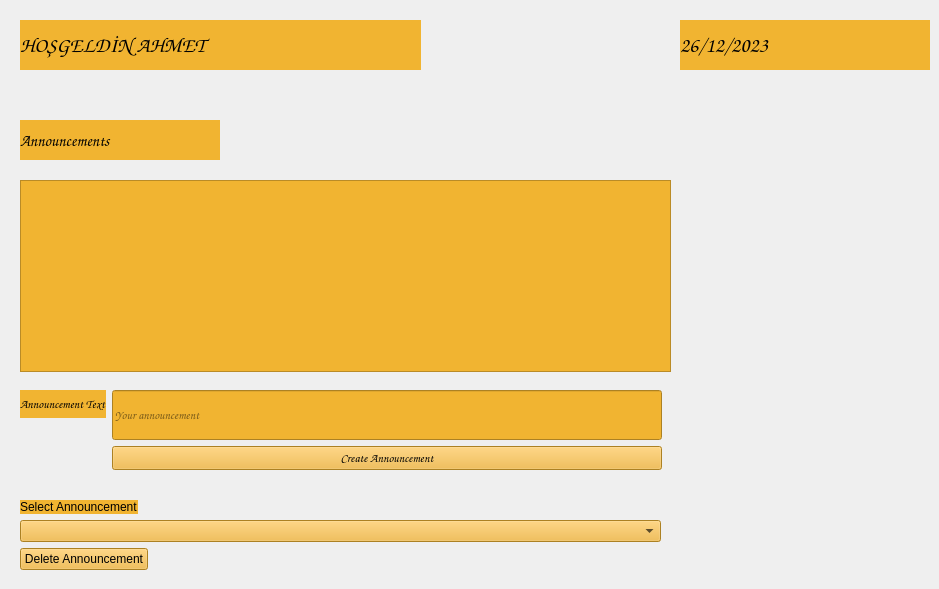
    <widget class="QWidget" name="teacher_main">
     <attribute name="title">
      <string>Main</string>
     </attribute>
     <widget class="QLabel" name="teacher_main_name">
      <property name="geometry">
       <rect>
        <x>20</x>
        <y>20</y>
        <width>401</width>
        <height>50</height>
       </rect>
      </property>
      <property name="minimumSize">
       <size>
        <width>250</width>
        <height>50</height>
       </size>
      </property>
      <property name="font">
       <font>
        <family>Comic Sans MS</family>
        <pointsize>16</pointsize>
        <weight>75</weight>
        <bold>true</bold>
       </font>
      </property>
      <property name="styleSheet">
       <string notr="true">background-color: rgb(241, 180, 49);
color: rgb(0, 0, 0);</string>
      </property>
      <property name="text">
       <string>HOŞGELDİN AHMET</string>
      </property>
     </widget>
     <widget class="QLabel" name="teacher_main_date">
      <property name="geometry">
       <rect>
        <x>680</x>
        <y>20</y>
        <width>250</width>
        <height>50</height>
       </rect>
      </property>
      <property name="minimumSize">
       <size>
        <width>250</width>
        <height>50</height>
       </size>
      </property>
      <property name="font">
       <font>
        <family>Comic Sans MS</family>
        <pointsize>16</pointsize>
        <weight>75</weight>
        <bold>true</bold>
       </font>
      </property>
      <property name="styleSheet">
       <string notr="true">background-color: rgb(241, 180, 49);
color: rgb(0, 0, 0);</string>
      </property>
      <property name="text">
       <string>26/12/2023</string>
      </property>
     </widget>
     <widget class="QLabel" name="label_main_announcements">
      <property name="geometry">
       <rect>
        <x>20</x>
        <y>120</y>
        <width>200</width>
        <height>40</height>
       </rect>
      </property>
      <property name="minimumSize">
       <size>
        <width>200</width>
        <height>40</height>
       </size>
      </property>
      <property name="font">
       <font>
        <family>Comic Sans MS</family>
        <pointsize>12</pointsize>
        <weight>75</weight>
        <bold>true</bold>
       </font>
      </property>
      <property name="styleSheet">
       <string notr="true">background-color: rgb(241, 180, 49);
color: rgb(0, 0, 0);</string>
      </property>
      <property name="text">
       <string>Announcements</string>
      </property>
     </widget>
     <widget class="QTextBrowser" name="announcement_textbrowser">
      <property name="geometry">
       <rect>
        <x>20</x>
        <y>180</y>
        <width>651</width>
        <height>192</height>
       </rect>
      </property>
      <property name="styleSheet">
       <string notr="true">background-color: rgb(241, 180, 49);
color: rgb(0, 0, 0);</string>
      </property>
     </widget>
     <widget class="QWidget" name="formLayoutWidget_2">
      <property name="geometry">
       <rect>
        <x>20</x>
        <y>390</y>
        <width>642</width>
        <height>87</height>
       </rect>
      </property>
      <layout class="QFormLayout" name="formLayout_2">
       <item row="0" column="0">
        <widget class="QLabel" name="annuncement_label">
         <property name="font">
          <font>
           <family>Comic Sans MS</family>
          </font>
         </property>
         <property name="styleSheet">
          <string notr="true">background-color: rgb(241, 180, 49);
color: rgb(0, 0, 0);</string>
         </property>
         <property name="text">
          <string>Announcement Text</string>
         </property>
        </widget>
       </item>
       <item row="0" column="1">
        <widget class="QLineEdit" name="announcement_lineEdit">
         <property name="minimumSize">
          <size>
           <width>500</width>
           <height>50</height>
          </size>
         </property>
         <property name="font">
          <font>
           <family>Comic Sans MS</family>
          </font>
         </property>
         <property name="styleSheet">
          <string notr="true">background-color: rgb(241, 180, 49);
color: rgb(0, 0, 0);</string>
         </property>
         <property name="text">
          <string/>
         </property>
         <property name="placeholderText">
          <string>Your announcement</string>
         </property>
        </widget>
       </item>
       <item row="1" column="1">
        <widget class="QPushButton" name="create_announcement_button">
         <property name="font">
          <font>
           <family>Comic Sans MS</family>
          </font>
         </property>
         <property name="styleSheet">
          <string notr="true">background-color: rgb(241, 180, 49);
color: rgb(0, 0, 0);</string>
         </property>
         <property name="text">
          <string>Create Announcement</string>
         </property>
        </widget>
       </item>
      </layout>
     </widget>
     <widget class="QWidget" name="formLayoutWidget_3">
      <property name="geometry">
       <rect>
        <x>20</x>
        <y>500</y>
        <width>641</width>
        <height>80</height>
       </rect>
      </property>
      <layout class="QFormLayout" name="formLayout_3">
       <item row="1" column="0" colspan="2">
        <widget class="QComboBox" name="announcement_to_delete_combobox">
         <property name="styleSheet">
          <string notr="true">background-color: rgb(241, 180, 49);
color: rgb(0, 0, 0);</string>
         </property>
        </widget>
       </item>
       <item row="0" column="0">
        <widget class="QLabel" name="label">
         <property name="styleSheet">
          <string notr="true">background-color: rgb(241, 180, 49);
color: rgb(0, 0, 0);</string>
         </property>
         <property name="text">
          <string>Select Announcement</string>
         </property>
        </widget>
       </item>
       <item row="2" column="0">
        <widget class="QPushButton" name="delete_announcement_button">
         <property name="styleSheet">
          <string notr="true">background-color: rgb(241, 180, 49);
color: rgb(0, 0, 0);</string>
         </property>
         <property name="text">
          <string>Delete Announcement</string>
         </property>
        </widget>
       </item>
      </layout>
     </widget>
    </widget>
